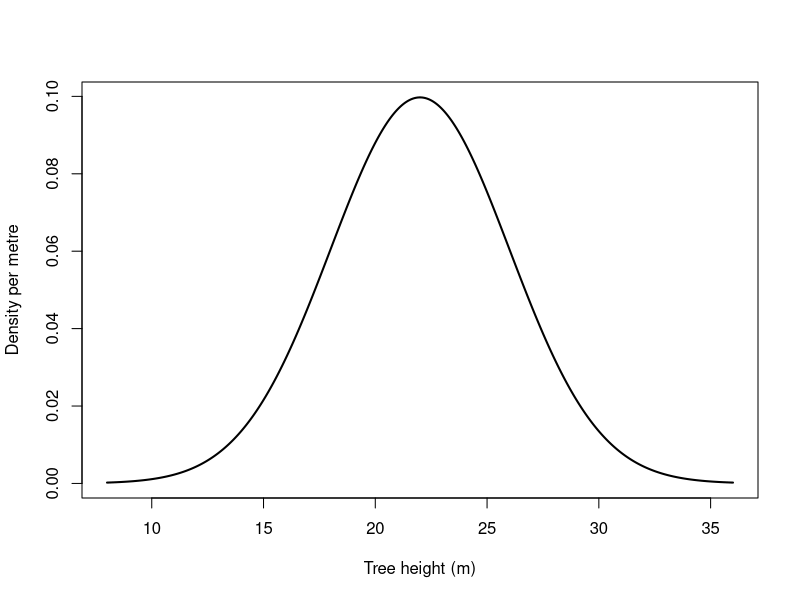
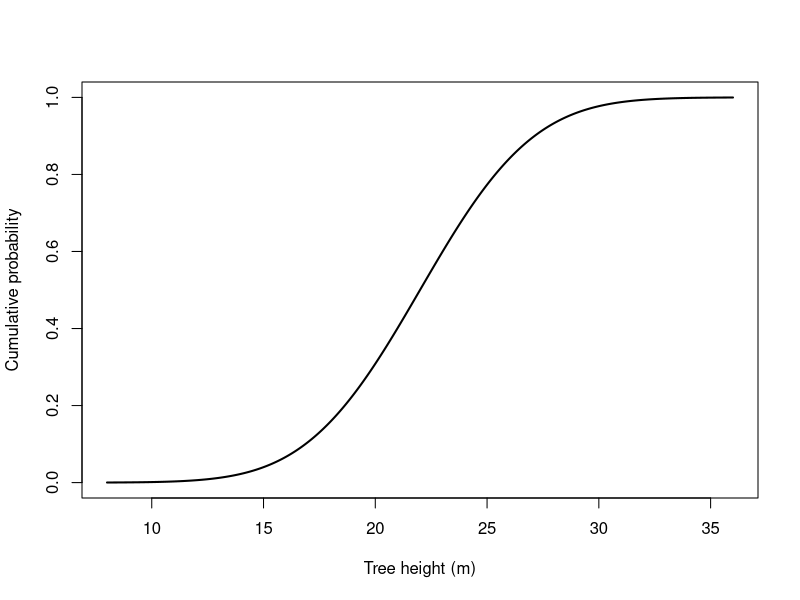
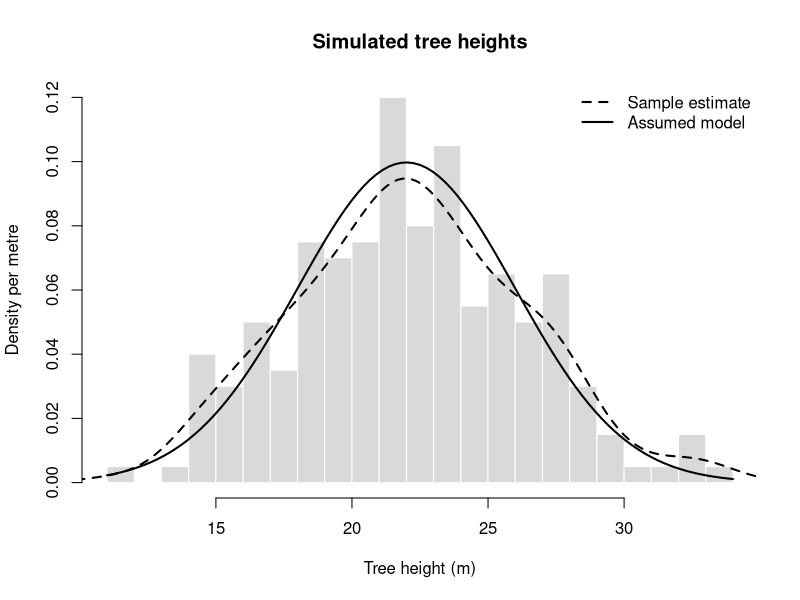
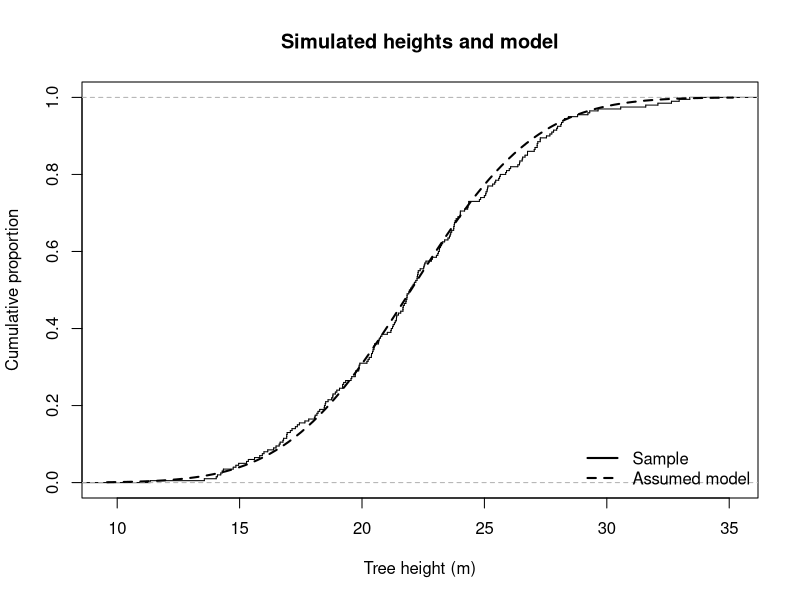
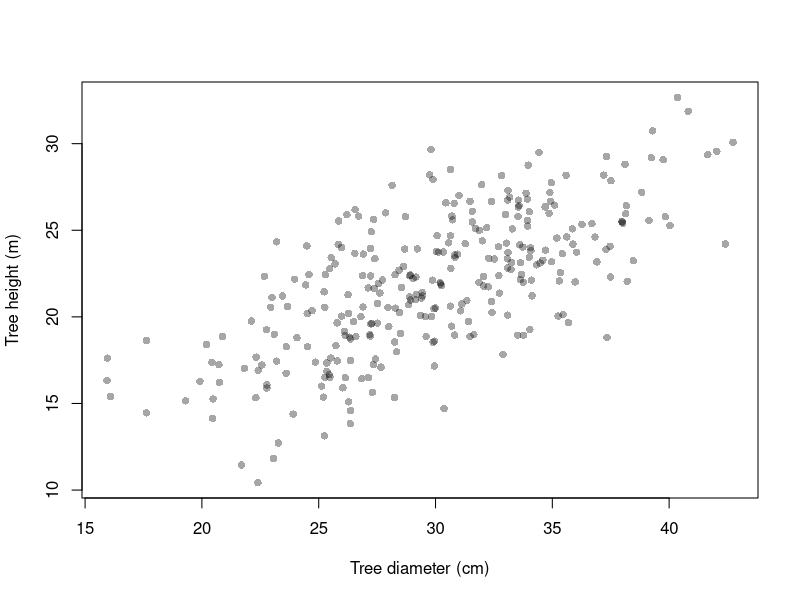
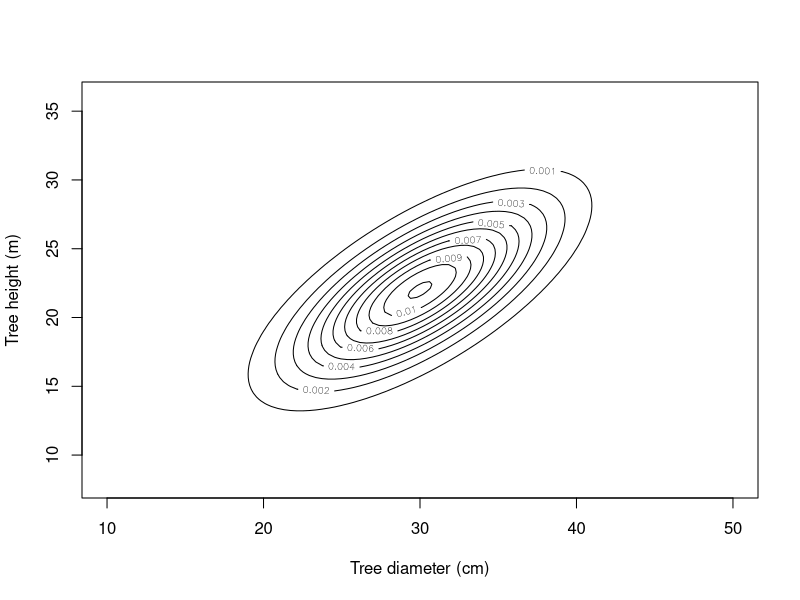
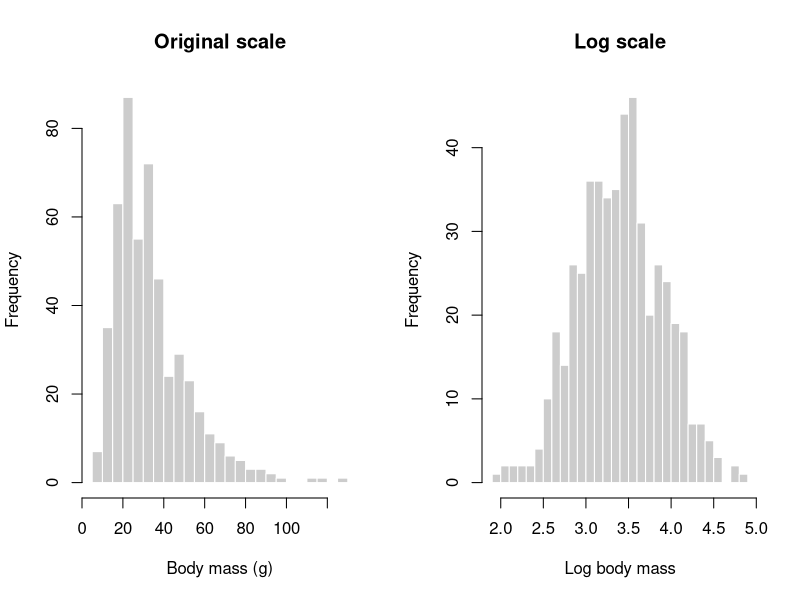
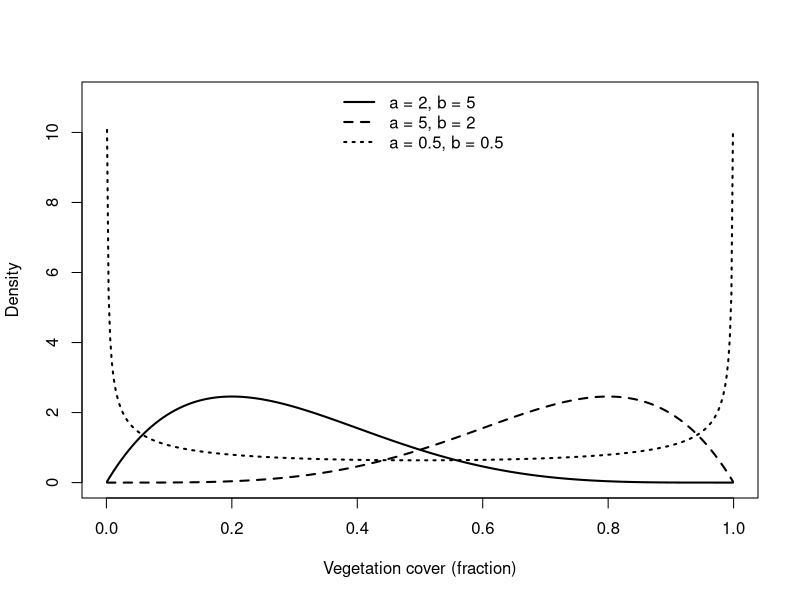

These figures' R source, in order:
## ---- chunk 1
#| echo: false
#| eval: true
#| fig-cap: "Assumed normal density for tree height. Interval probability is area under the curve."
# Calculate the assumed density over a sequence of possible heights.
height_values = seq(from = 8, to = 36, length.out = 400)
height_density = dnorm(x = height_values, mean = 22, sd = 4)
# Plot the density with units that match the height scale.
plot(
  x = height_values, y = height_density, type = "l", lwd = 2,
  xlab = "Tree height (m)", ylab = "Density per metre"
)
## ---- chunk 2
#| echo: false
#| eval: true
#| fig-cap: "Cumulative probability for the assumed tree-height model."
# Evaluate and plot the cumulative probability over possible heights.
height_values = seq(from = 8, to = 36, length.out = 400)
plot(
  x = height_values,
  y = pnorm(q = height_values, mean = 22, sd = 4),
  type = "l", lwd = 2, ylim = c(0, 1),
  xlab = "Tree height (m)", ylab = "Cumulative probability"
)
## ---- chunk 3
#| echo: false
#| eval: true
#| fig-cap: "A simulated sample of tree heights, its kernel density estimate, and the assumed normal density."
# Simulate a sample from the assumed normal model.
set.seed(seed = 73)
tree_heights = rnorm(n = 200, mean = 22, sd = 4)
# Compare the sample estimate with the density used to generate it.
hist(
  x = tree_heights, breaks = 16, probability = TRUE,
  col = "grey85", border = "white",
  xlab = "Tree height (m)", ylab = "Density per metre",
  main = "Simulated tree heights"
)
lines(density(x = tree_heights), lwd = 2, lty = 2)
curve(dnorm(x = x, mean = 22, sd = 4), add = TRUE, lwd = 2)
legend(
  "topright", legend = c("Sample estimate", "Assumed model"),
  lty = c(2, 1), lwd = 2, bty = "n"
)
## ---- chunk 4
#| echo: false
#| eval: true
#| fig-cap: "Empirical cumulative distribution of simulated heights and the assumed model's cumulative distribution."
# Simulate a sample and plot its empirical cumulative distribution.
set.seed(seed = 73)
tree_heights = rnorm(n = 200, mean = 22, sd = 4)
plot(
  ecdf(tree_heights), do.points = FALSE, verticals = TRUE,
  xlab = "Tree height (m)", ylab = "Cumulative proportion",
  main = "Simulated heights and model"
)
curve(pnorm(q = x, mean = 22, sd = 4), add = TRUE, lwd = 2, lty = 2)
legend(
  "bottomright", legend = c("Sample", "Assumed model"),
  lty = c(1, 2), lwd = 2, bty = "n"
)
## ---- chunk 5
#| echo: false
#| eval: true
#| fig-cap: "Simulated tree heights and diameters with a positive association."
# Simulate two measurements per tree with a positive association.
set.seed(seed = 50)
n_trees = 300
z_height = rnorm(n = n_trees)
z_other = rnorm(n = n_trees)
# Transform the simulated values to the height and diameter scales.
tree_height = 22 + 4 * z_height
tree_diameter = 30 + 5 * (0.7 * z_height + sqrt(1 - 0.7^2) * z_other)
plot(
  x = tree_diameter, y = tree_height, pch = 16,
  col = grDevices::adjustcolor("black", alpha.f = 0.35),
  xlab = "Tree diameter (cm)", ylab = "Tree height (m)"
)
## ---- chunk 6
#| echo: false
#| eval: true
#| fig-cap: "Contours of the assumed joint density for tree diameter and height."
# Set a grid of possible height and diameter combinations.
diameter_grid = seq(from = 10, to = 50, length.out = 100)
height_grid = seq(from = 8, to = 36, length.out = 100)
rho = 0.7
# Calculate the assumed joint density at each grid combination.
joint_density = outer(
  X = diameter_grid, Y = height_grid,
  FUN = function(diameter, height) {
    dx = (diameter - 30) / 5
    hy = (height - 22) / 4
    exp(-(dx^2 - 2 * rho * dx * hy + hy^2) / (2 * (1 - rho^2))) /
      (2 * pi * 5 * 4 * sqrt(1 - rho^2))
  }
)
contour(
  x = diameter_grid, y = height_grid, z = joint_density,
  nlevels = 8, xlab = "Tree diameter (cm)",
  ylab = "Tree height (m)"
)
## ---- chunk 7
#| echo: false
#| eval: true
#| fig-cap: "Simulated lognormal body masses on the original and log scales."
# Simulate body masses from the assumed lognormal model.
set.seed(seed = 20)
body_mass = rlnorm(n = 500, meanlog = log(30), sdlog = 0.5)
# Show how the same values look on their original and log scales.
old_par = par(no.readonly = TRUE)
par(mfrow = c(1, 2))
hist(body_mass, breaks = 25, col = "grey80", border = "white",
     xlab = "Body mass (g)", main = "Original scale")
hist(log(body_mass), breaks = 25, col = "grey80", border = "white",
     xlab = "Log body mass", main = "Log scale")
par(old_par)
## ---- chunk 8
#| echo: false
#| eval: true
#| fig-cap: "Beta densities with different shapes for a fraction between zero and one."
# Calculate density curves for three possible beta shapes.
cover_values = seq(from = 0.001, to = 0.999, length.out = 400)
plot(cover_values, dbeta(x = cover_values, shape1 = 2, shape2 = 5),
     type = "l", lwd = 2, ylim = c(0, 11),
     xlab = "Vegetation cover (fraction)", ylab = "Density")
lines(cover_values, dbeta(x = cover_values, shape1 = 5, shape2 = 2),
      lwd = 2, lty = 2)
lines(cover_values, dbeta(x = cover_values, shape1 = 0.5, shape2 = 0.5),
      lwd = 2, lty = 3)
legend("top", legend = c("a = 2, b = 5", "a = 5, b = 2",
                         "a = 0.5, b = 0.5"),
       lty = 1:3, lwd = 2, bty = "n")
